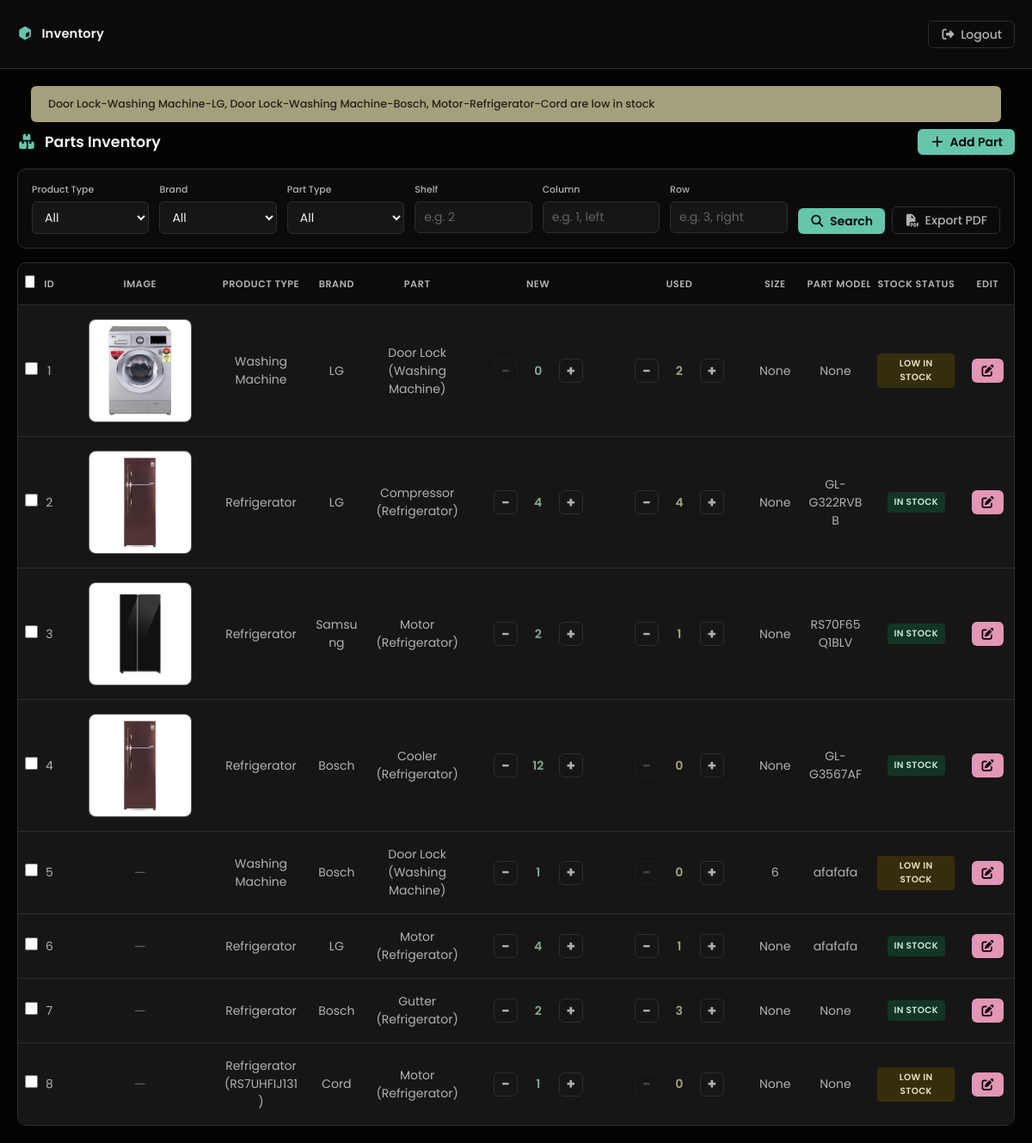
Page / (signed in) on the earlier database version.
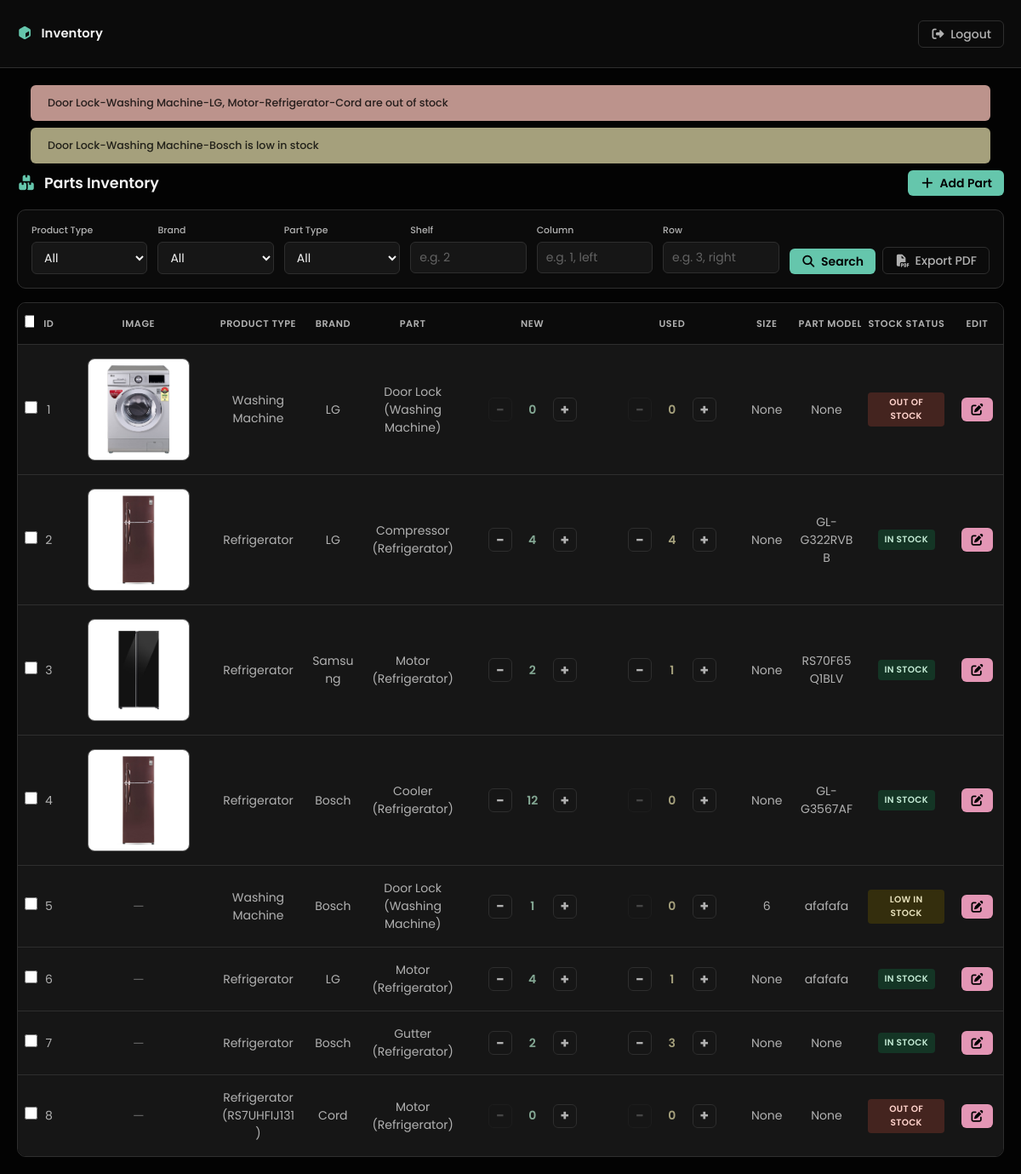
Same page on the later database version.
### dashboard/models.py (models this page shows, shortened)
class Part(models.Model):
    product_type = models.ForeignKey(
        ProductType,
        on_delete=models.PROTECT,
        related_name="parts",
    )
    brand = models.ForeignKey(
        Brand,
        on_delete=models.PROTECT,
        related_name="parts",
    )
    part_type = models.ForeignKey(
        PartType,
        on_delete=models.PROTECT,
        related_name="parts",
    )
    image = models.ImageField(upload_to="parts/", null=True, blank=True)
    product_model = models.CharField(max_length=100, null=True, blank=True)
    total_new = models.PositiveIntegerField(default=0)
    total_used = models.PositiveIntegerField(default=0)
    size_kg = models.CharField(max_length=100, null=True, blank=True)
    model_number = models.CharField(max_length=100, null=True, blank=True)
    shelf_number = models.PositiveIntegerField()
    column_number = models.CharField(max_length=100, null=True)
    row_number = models.CharField(max_length=100, null=True)
    notes = models.TextField(null=True, blank=True)
    class Meta:
        unique_together = [
            ("product_type", "brand", "part_type"),
            ("shelf_number", "column_number", "row_number"),
        ]
    @property
    def stock_status(self):
        total = self.total_new + self.total_used
        if total == 0:
            return "Out of Stock"
        elif total <= 2:
            return "Low In Stock"
        else:
            return "In Stock"

class ProductType(models.Model):
    name = models.CharField(max_length=100, unique=True)
    def __str__(self):
        return self.name

class Brand(models.Model):
    name = models.CharField(max_length=100, unique=True)
    def __str__(self):
        return self.name

class PartType(models.Model):
    name = models.CharField(max_length=150)
    product_type = models.ForeignKey(
        ProductType,
        on_delete=models.CASCADE,  # PartTypes for a deleted ProductType clean up automatically
        related_name="part_types",
    )
    class Meta:
        unique_together = ("name", "product_type")
    def __str__(self):
        return f"{self.name} ({self.product_type})"

### dashboard/views.py (the view)
# urls.py: path("", views.index, name="dashboard-index"),
@login_required
def index(request):
    items = Part.objects.select_related("product_type", "brand", "part_type").all()
    product_type_id = request.GET.get("product_type", "")
    brand_id = request.GET.get("brand", "")
    part_type_id = request.GET.get("part_type", "")
    shelf = request.GET.get("shelf", "")
    column = request.GET.get("column", "")
    row = request.GET.get("row", "")
    if product_type_id:
        items = items.filter(product_type_id=product_type_id)
    if brand_id:
        items = items.filter(brand_id=brand_id)
    if part_type_id:
        items = items.filter(part_type_id=part_type_id)
    if shelf:
        items = items.filter(shelf_number=shelf)
    if column:
        items = items.filter(column_number=column)
    if row:
        items = items.filter(row_number=row)
    product_types = ProductType.objects.all().order_by("name")
    brands = Brand.objects.all().order_by("name")
    all_parts = Part.objects.select_related("product_type", "brand", "part_type").all()
    out_of_stock_parts = []
    low_stock_parts = []
    for part in all_parts:
        total = part.total_new + part.total_used
        display_name = f"{part.part_type.name}-{part.product_type.name}-{part.brand.name}"
        part_display = {'pk': part.pk, 'part_display': display_name}
        if total == 0:
            out_of_stock_parts.append(part_display)
        elif total <= 2:
            low_stock_parts.append(part_display)
    event_notification = None
    if 'event_notification' in request.session:
        event_notification = request.session.pop('event_notification')
    context = {
        "items": items,
        "product_types": product_types,
        "brands": brands,
        "out_of_stock_parts": out_of_stock_parts,
        "low_stock_parts": low_stock_parts,
        "event_notification": event_notification,
    }
    return render(request, "dashboard/index.html", context=context)

### templates/dashboard/index.html (shortened to what the changed rows need)
{% extends 'partials/base.html' %}
{% load static %}
{% block content %}
{% if user.is_authenticated %}
<div class="page-content">
  {% if out_of_stock_parts or low_stock_parts %}
  <div class="stock-status-messages">
    {% if out_of_stock_parts %}
    <div class="notification notification--danger">
      {% for part in out_of_stock_parts %}{{ part.part_display }}{% if not forloop.last %}, {% endif %}{% endfor %} {% if out_of_stock_parts|length == 1 %}is{% else %}are{% endif %} out of stock
    </div>
    {% endif %}
    {% if low_stock_parts %}
    <div class="notification notification--warning">
      {% for part in low_stock_parts %}{{ part.part_display }}{% if not forloop.last %}, {% endif %}{% endfor %} {% if low_stock_parts|length == 1 %}is{% else %}are{% endif %} low in stock
    </div>
    {% endif %}
  </div>
  {% endif %}
  <div class="table-wrapper">
    <table>
      <thead>
        <tr>
          <th><input type="checkbox" id="select-all" title="Select all"></th>
          <th>ID</th>
          <th>Image</th>
          <th>Product Type</th>
          <th>Brand</th>
          <th>Part</th>
          <th>New</th>
          <th>Used</th>
          <th>Size</th>
          <th>Part Model No.</th>
          <th>Stock Status</th>
          <th>
            {% if user.is_authenticated and user.is_staff %}
              Edit
            {% endif %}
          </th>
        </tr>
      </thead>
      <tbody>
        {% for item in items %}
        <tr>
          <td><input type="checkbox" class="row-check" value="{{item.id}}"></td>
          <td>{{ item.id }}</td>
          <td>
            {% if item.image %}
              <img src="{{ item.image.url }}"
                  alt="{{ item.product_type }} image"
                  class="thumb"
                  data-src="{{ item.image.url }}"
                  data-alt="{{ item.product_type }} — {{ item.brand }} — {{ item.part_type }}"
                  title="Click to enlarge">
            {% else %}
              <span class="no-img">—</span>
            {% endif %}
          </td>
          <td>{{ item.product_type }}
          {% if item.product_model != None %}
            <br>
            ({{ item.product_model }})
          {% endif %}
            </td>
          <td>{{ item.brand }}</td>
          <td>{{ item.part_type }}</td>
          <td class="stock-new">
            <div class="stock-adjuster">
              {% if user.is_authenticated and user.is_staff %}
                <button class="adj-btn"
                        data-pk="{{ item.id }}"
                        data-field="total_new"
                        data-delta="-1"
                        title="Remove one new unit">−</button>
              {% endif %}
              <span class="stock-val" id="stock-new-{{ item.id }}">{{ item.total_new }}</span>
              {% if user.is_authenticated and user.is_staff %}
                <button class="adj-btn"
                        data-pk="{{ item.id }}"
                        data-field="total_new"
                        data-delta="1"
                        title="Add one new unit">+</button>
              {% endif %}
            </div>
          </td>
          <td class="stock-used">
            <div class="stock-adjuster">
              {% if user.is_authenticated and user.is_staff %}
                <button class="adj-btn"
                        data-pk="{{ item.id }}"
                        data-field="total_used"
                        data-delta="-1"
                        title="Remove one used unit">−</button>
              {% endif %}
              <span class="stock-val" id="stock-used-{{ item.id }}">{{ item.total_used }}</span>
              {% if user.is_authenticated and user.is_staff %}
                <button class="adj-btn"
                        data-pk="{{ item.id }}"
                        data-field="total_used"
                        data-delta="1"
                        title="Add one used unit">+</button>
              {% endif %}
            </div>
          </td>
          <td>{{ item.size_kg }}</td>
          <td>{{ item.model_number }}</td>
          <td>
            {% if item.stock_status == 'In Stock' %}
              <span class="stock-status stock-status--in-stock">{{ item.stock_status }}</span>
            {% elif item.stock_status == 'Low In Stock' %}
              <span class="stock-status stock-status--low">{{ item.stock_status }}</span>
            {% else %}
              <span class="stock-status stock-status--out">{{ item.stock_status }}</span>
            {% endif %}
          </td>
          <td>
            {% if user.is_authenticated and user.is_staff %}
                <a href="{% url 'edit-part' item.id %}" class="btn btn-icon" title="Edit">
                  <i class="fa-solid fa-pen-to-square"></i>
                </a>
            {% endif %}
          </td>
        </tr>
        {% endfor %}
      </tbody>
    </table>
  </div>
</div>
{% endif %}
{% endblock content %}

Differences in the rows shown:
changed Part id 1: total_used "2" → "0"; stock_status "LOW IN STOCK" → "OUT OF STOCK"
changed Part "RS7UHFIJ131": total_new "1" → "0"; stock_status "LOW IN STOCK" → "OUT OF STOCK"
Other differences:
new list line: "Door Lock-Washing Machine-LG ,"
new list line: "Motor-Refrigerator-Cord"
text now shown: "out of stock is"
list line gone: "Door Lock-Washing Machine-LG ,"
list line gone: "Motor-Refrigerator-Cord"
